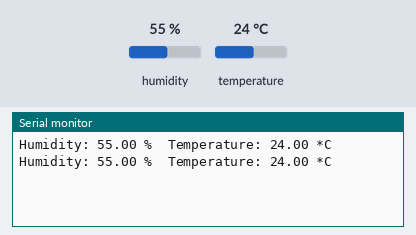
The sketch below on a simulated Arduino Uno, built with avr-gcc and run on an emulated ATmega328P. Parts: the last lines printed to the serial monitor. The test bench sets the inputs (shaded band); at power-on: humidity 55 %, temperature 24 °C.

Above: at 2.8 s.
2.9 s: humidity set to 22 %
At 4.8 s:
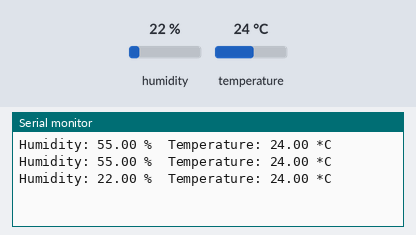
5.6 s: temperature set to 12 °C
At 7.2 s:
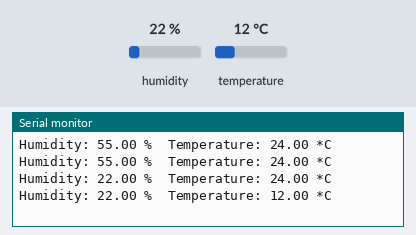
8.3 s: humidity set to 40 %
At 10.8 s:
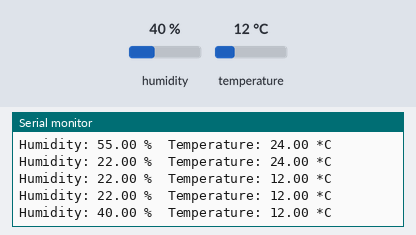
Timing chart, 0 to 12.3 s (numbered marks = the images above; inputs shaded):
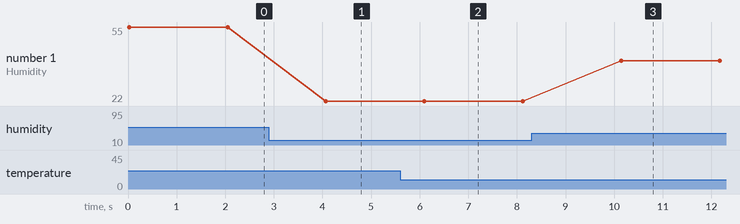

Measured:
- after the input at 2.9 s, the serial monitor: prints a new line after 1.2 s (image 1)
- after the input at 5.6 s, the serial monitor: prints a new line after 0.50 s (image 2)
- after the input at 8.3 s, the serial monitor: prints a new line after 1.8 s (image 3)
- plotted number 1: 55 → 22 after the input at 2.9 s, 22 → 40 after the input at 8.3 s

The sketch:

Temperature.ino
```cpp
#include <DHT.h>

// Define the pin where the DHT11 sensor is connected
#define DHTPIN 21     // Digital Pin 2 for the DHT11 sensor
#define DHTTYPE DHT11   // DHT 11 sensor type

DHT dht(DHTPIN, DHTTYPE);

void setup() {
  Serial.begin(9600);    // Initialize serial communication at 9600 bps
  dht.begin();           // Initialize the DHT11 sensor
}

void loop() {
  // Read temperature and humidity values
  float humidity = dht.readHumidity();       // Reading humidity
  float temperature = dht.readTemperature(); // Reading temperature in Celsius

  // Check if any readings failed and exit early to retry
  if (isnan(humidity) || isnan(temperature)) {
    Serial.println("Failed to read from DHT sensor!");
    return;
  }

  // Print the results to the serial monitor
  Serial.print("Humidity: ");
  Serial.print(humidity);
  Serial.print(" %\t");
  Serial.print("Temperature: ");
  Serial.print(temperature);
  Serial.println(" *C");

  // Wait a few seconds between readings
  delay(2000);  // 2-second delay between readings
}
```
